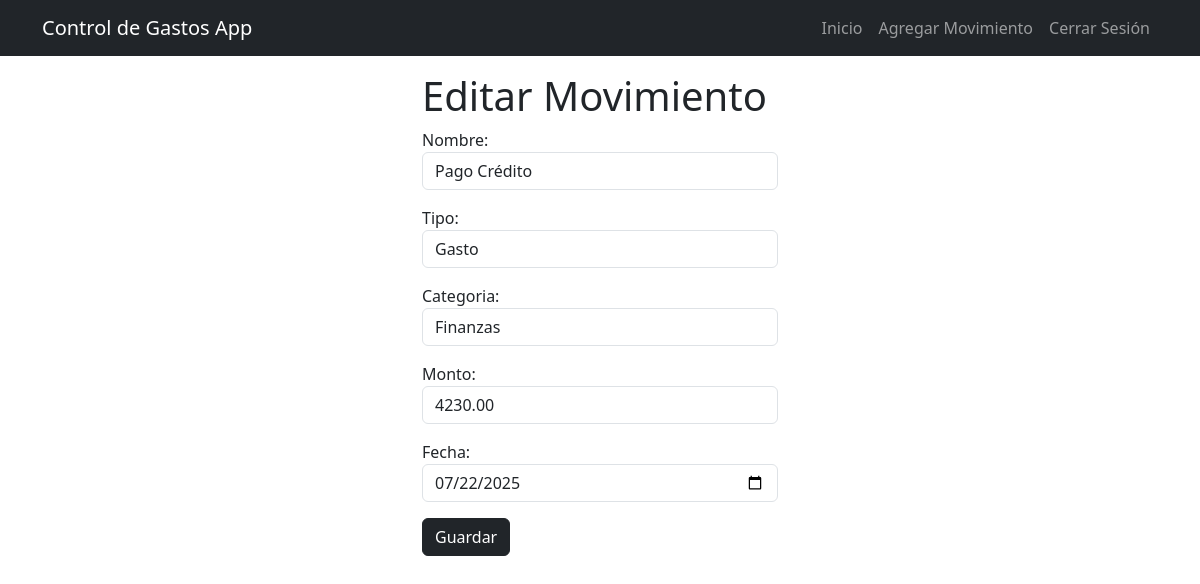
Screenshot of /movimientos/editar/20 (signed in) with the database file from the repository.
### finanzas/models.py (models this page shows, shortened)
class Movimiento(models.Model):
    tipo_eleccion = (
        ('ingreso', 'Ingreso'),
        ('gasto', 'Gasto'),
    )
    nombre = models.CharField(max_length=50, null=False, default='')
    usuario = models.ForeignKey(User, on_delete=models.CASCADE)
    tipo = models.CharField(max_length=10, choices=tipo_eleccion, null=False)
    categoria = models.ForeignKey(Categoria, on_delete=models.SET_NULL, null=True)
    monto = models.DecimalField(max_digits=10, decimal_places=2)
    descripcion = models.TextField(blank=True)
    fecha = models.DateField(default=timezone.now())

class Categoria(models.Model):
    nombre = models.CharField(max_length=50)
    def __str__(self):
        return self.nombre

### finanzas/views.py (the view, shortened to what this page needs)
# urls.py: path('movimientos/editar/<int:id>', views.editar_movimiento, name='editar_movimiento'),
@login_required
def editar_movimiento(request, id):
    if request.method == 'GET':
        movimiento = get_object_or_404(Movimiento, pk=id, usuario=request.user)
        form = MovimientoForm(instance=movimiento)
        return render(request, 'editar_movimiento.html', {
            'form': form
        })

### finanzas/forms.py
class MovimientoForm(forms.ModelForm):
    class Meta:
        model = Movimiento
        fields = ['nombre', 'tipo', 'categoria', 'monto', 'fecha']
        widgets = {
            'nombre': forms.TextInput(attrs={'class': 'form-control'}),
            'tipo': forms.Select(attrs={'class': 'form-control'}),
            'categoria': forms.Select(attrs={'class': 'form-control', 'placeholder':'Selecciona'}),
            'monto': forms.NumberInput(attrs={'class': 'form-control'}),
            'fecha': forms.DateInput(attrs={'class': 'form-control', 'type': 'date'}),
        }

### finanzas/templates/editar_movimiento.html (shortened to what this page needs)
{% extends "base.html" %}
{% block content %}
<main class="container">
    <div class="row">
        <div class="col-md-4 offset-md-4 mb-4">
            <h1>Editar Movimiento</h1>
            <form action="" method="POST">
                {{form.as_p}}
                <button class="btn btn-dark">Guardar</button>
            </form>
        </div>
    </div>
</main>
{% endblock content %}

### rows the page displays
Movimiento: nombre "Pago Crédito", tipo "Gasto", categoria "Finanzas", monto "4230.00", fecha "07/22/2025"
